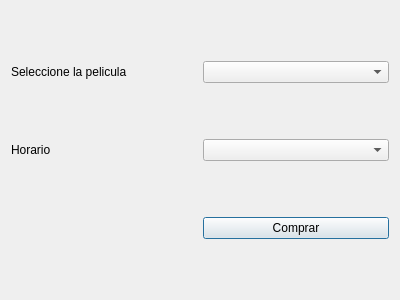
<?xml version="1.0" encoding="UTF-8"?>
<ui version="4.0">
 <class>reserva</class>
 <widget class="QDialog" name="reserva">
  <property name="geometry">
   <rect>
    <x>0</x>
    <y>0</y>
    <width>400</width>
    <height>300</height>
   </rect>
  </property>
  <property name="windowTitle">
   <string>Dialog</string>
  </property>
  <layout class="QHBoxLayout" name="horizontalLayout">
   <item>
    <layout class="QGridLayout" name="gridLayout">
     <item row="0" column="1">
      <widget class="QComboBox" name="comboBox"/>
     </item>
     <item row="1" column="0">
      <widget class="QLabel" name="label_2">
       <property name="text">
        <string>Horario</string>
       </property>
      </widget>
     </item>
     <item row="0" column="0">
      <widget class="QLabel" name="label">
       <property name="text">
        <string>Seleccione la pelicula</string>
       </property>
      </widget>
     </item>
     <item row="1" column="1">
      <widget class="QComboBox" name="comboBox_2"/>
     </item>
     <item row="2" column="1">
      <widget class="QPushButton" name="pushButton">
       <property name="text">
        <string>Comprar</string>
       </property>
      </widget>
     </item>
    </layout>
   </item>
  </layout>
 </widget>
 <resources/>
 <connections/>
</ui>
